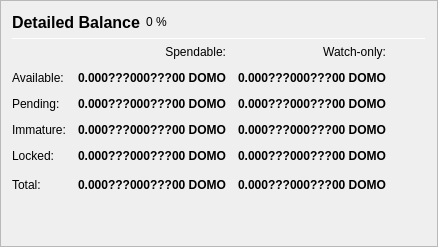
                   <widget class="QFrame" name="frame_Balances">
                    <property name="frameShape">
                     <enum>QFrame::StyledPanel</enum>
                    </property>
                    <property name="frameShadow">
                     <enum>QFrame::Raised</enum>
                    </property>
                    <layout class="QVBoxLayout" name="verticalLayout_4">
                     <item>
                      <layout class="QHBoxLayout" name="horizontalLayout_4">
                       <item>
                        <widget class="QLabel" name="label_5">
                         <property name="minimumSize">
                          <size>
                           <width>0</width>
                           <height>20</height>
                          </size>
                         </property>
                         <property name="font">
                          <font>
                           <pointsize>12</pointsize>
                           <weight>75</weight>
                           <bold>true</bold>
                          </font>
                         </property>
                         <property name="text">
                          <string>Detailed Balance</string>
                         </property>
                        </widget>
                       </item>
                       <item>
                        <widget class="QLabel" name="labelDOMOPercent">
                         <property name="text">
                          <string notr="true">0 %</string>
                         </property>
                        </widget>
                       </item>
                       <item>
                        <spacer name="horizontalSpacer_3">
                         <property name="orientation">
                          <enum>Qt::Horizontal</enum>
                         </property>
                         <property name="sizeHint" stdset="0">
                          <size>
                           <width>40</width>
                           <height>20</height>
                          </size>
                         </property>
                        </spacer>
                       </item>
                      </layout>
                     </item>
                     <item>
                      <widget class="Line" name="line_Balance">
                       <property name="minimumSize">
                        <size>
                         <width>0</width>
                         <height>1</height>
                        </size>
                       </property>
                       <property name="maximumSize">
                        <size>
                         <width>16777215</width>
                         <height>1</height>
                        </size>
                       </property>
                       <property name="orientation">
                        <enum>Qt::Horizontal</enum>
                       </property>
                      </widget>
                     </item>
                     <item>
                      <layout class="QGridLayout" name="gridLayout">
                       <property name="spacing">
                        <number>12</number>
                       </property>
                       <item row="0" column="1">
                        <widget class="QLabel" name="labelSpendable">
                         <property name="text">
                          <string>Spendable:</string>
                         </property>
                         <property name="alignment">
                          <set>Qt::AlignRight|Qt::AlignTrailing|Qt::AlignVCenter</set>
                         </property>
                        </widget>
                       </item>
                       <item row="0" column="2">
                        <widget class="QLabel" name="labelWatchonly">
                         <property name="text">
                          <string>Watch-only:</string>
                         </property>
                         <property name="alignment">
                          <set>Qt::AlignRight|Qt::AlignTrailing|Qt::AlignVCenter</set>
                         </property>
                        </widget>
                       </item>
                       <item row="1" column="0">
                        <widget class="QLabel" name="labelBalanceText">
                         <property name="text">
                          <string>Available:</string>
                         </property>
                        </widget>
                       </item>
                       <item row="1" column="1">
                        <widget class="QLabel" name="labelBalance">
                         <property name="font">
                          <font>
                           <weight>75</weight>
                           <bold>true</bold>
                          </font>
                         </property>
                         <property name="cursor">
                          <cursorShape>IBeamCursor</cursorShape>
                         </property>
                         <property name="toolTip">
                          <string>Your current spendable balance</string>
                         </property>
                         <property name="text">
                          <string notr="true">0.000???000???00 DOMO</string>
                         </property>
                         <property name="alignment">
                          <set>Qt::AlignRight|Qt::AlignTrailing|Qt::AlignVCenter</set>
                         </property>
                         <property name="textInteractionFlags">
                          <set>Qt::LinksAccessibleByMouse|Qt::TextSelectableByKeyboard|Qt::TextSelectableByMouse</set>
                         </property>
                        </widget>
                       </item>
                       <item row="1" column="2">
                        <widget class="QLabel" name="labelWatchAvailable">
                         <property name="font">
                          <font>
                           <weight>75</weight>
                           <bold>true</bold>
                          </font>
                         </property>
                         <property name="cursor">
                          <cursorShape>IBeamCursor</cursorShape>
                         </property>
                         <property name="toolTip">
                          <string>Your current balance in watch-only addresses</string>
                         </property>
                         <property name="text">
                          <string notr="true">0.000???000???00 DOMO</string>
                         </property>
                         <property name="alignment">
                          <set>Qt::AlignRight|Qt::AlignTrailing|Qt::AlignVCenter</set>
                         </property>
                         <property name="textInteractionFlags">
                          <set>Qt::LinksAccessibleByMouse|Qt::TextSelectableByKeyboard|Qt::TextSelectableByMouse</set>
                         </property>
                        </widget>
                       </item>
                       <item row="2" column="0">
                        <widget class="QLabel" name="labelPendingText">
                         <property name="text">
                          <string>Pending:</string>
                         </property>
                        </widget>
                       </item>
                       <item row="2" column="1">
                        <widget class="QLabel" name="labelUnconfirmed">
                         <property name="font">
                          <font>
                           <weight>75</weight>
                           <bold>true</bold>
                          </font>
                         </property>
                         <property name="cursor">
                          <cursorShape>IBeamCursor</cursorShape>
                         </property>
                         <property name="toolTip">
                          <string>Total of transactions that have yet to be confirmed, and do not yet count toward the spendable balance</string>
                         </property>
                         <property name="text">
                          <string notr="true">0.000???000???00 DOMO</string>
                         </property>
                         <property name="alignment">
                          <set>Qt::AlignRight|Qt::AlignTrailing|Qt::AlignVCenter</set>
                         </property>
                         <property name="textInteractionFlags">
                          <set>Qt::LinksAccessibleByMouse|Qt::TextSelectableByKeyboard|Qt::TextSelectableByMouse</set>
                         </property>
                        </widget>
                       </item>
                       <item row="2" column="2">
                        <widget class="QLabel" name="labelWatchPending">
                         <property name="font">
                          <font>
                           <weight>75</weight>
                           <bold>true</bold>
                          </font>
                         </property>
                         <property name="cursor">
                          <cursorShape>IBeamCursor</cursorShape>
                         </property>
                         <property name="toolTip">
                          <string>Unconfirmed transactions to watch-only addresses</string>
                         </property>
                         <property name="text">
                          <string notr="true">0.000???000???00 DOMO</string>
                         </property>
                         <property name="alignment">
                          <set>Qt::AlignRight|Qt::AlignTrailing|Qt::AlignVCenter</set>
                         </property>
                         <property name="textInteractionFlags">
                          <set>Qt::LinksAccessibleByMouse|Qt::TextSelectableByKeyboard|Qt::TextSelectableByMouse</set>
                         </property>
                        </widget>
                       </item>
                       <item row="3" column="0">
                        <widget class="QLabel" name="labelImmatureText">
                         <property name="text">
                          <string>Immature:</string>
                         </property>
                        </widget>
                       </item>
                       <item row="3" column="1">
                        <widget class="QLabel" name="labelImmature">
                         <property name="font">
                          <font>
                           <weight>75</weight>
                           <bold>true</bold>
                          </font>
                         </property>
                         <property name="cursor">
                          <cursorShape>IBeamCursor</cursorShape>
                         </property>
                         <property name="toolTip">
                          <string>Staked or masternode rewards that has not yet matured</string>
                         </property>
                         <property name="text">
                          <string notr="true">0.000???000???00 DOMO</string>
                         </property>
                         <property name="alignment">
                          <set>Qt::AlignRight|Qt::AlignTrailing|Qt::AlignVCenter</set>
                         </property>
                         <property name="textInteractionFlags">
                          <set>Qt::LinksAccessibleByMouse|Qt::TextSelectableByKeyboard|Qt::TextSelectableByMouse</set>
                         </property>
                        </widget>
                       </item>
                       <item row="3" column="2">
                        <widget class="QLabel" name="labelWatchImmature">
                         <property name="font">
                          <font>
                           <weight>75</weight>
                           <bold>true</bold>
                          </font>
                         </property>
                         <property name="cursor">
                          <cursorShape>IBeamCursor</cursorShape>
                         </property>
                         <property name="toolTip">
                          <string>Staked or masternode rewards in watch-only addresses that has not yet matured</string>
                         </property>
                         <property name="text">
                          <string notr="true">0.000???000???00 DOMO</string>
                         </property>
                         <property name="alignment">
                          <set>Qt::AlignRight|Qt::AlignTrailing|Qt::AlignVCenter</set>
                         </property>
                         <property name="textInteractionFlags">
                          <set>Qt::LinksAccessibleByMouse|Qt::TextSelectableByKeyboard|Qt::TextSelectableByMouse</set>
                         </property>
                        </widget>
                       </item>
                       <item row="4" column="0">
                        <widget class="QLabel" name="labelLockedBalanceText">
                         <property name="toolTip">
                          <string>Locked DOMO or Masternode collaterals. These are excluded from zDOMO minting.</string>
                         </property>
                         <property name="text">
                          <string>Locked:</string>
                         </property>
                        </widget>
                       </item>
                       <item row="4" column="1">
                        <widget class="QLabel" name="labelLockedBalance">
                         <property name="font">
                          <font>
                           <weight>75</weight>
                           <bold>true</bold>
                          </font>
                         </property>
                         <property name="cursor">
                          <cursorShape>IBeamCursor</cursorShape>
                         </property>
                         <property name="toolTip">
                          <string>Locked DOMO or Masternode collaterals. These are excluded from zDOMO minting.</string>
                         </property>
                         <property name="text">
                          <string notr="true">0.000???000???00 DOMO</string>
                         </property>
                         <property name="alignment">
                          <set>Qt::AlignRight|Qt::AlignTrailing|Qt::AlignVCenter</set>
                         </property>
                         <property name="textInteractionFlags">
                          <set>Qt::LinksAccessibleByMouse|Qt::TextSelectableByKeyboard|Qt::TextSelectableByMouse</set>
                         </property>
                        </widget>
                       </item>
                       <item row="4" column="2">
                        <widget class="QLabel" name="labelWatchLocked">
                         <property name="font">
                          <font>
                           <weight>75</weight>
                           <bold>true</bold>
                          </font>
                         </property>
                         <property name="cursor">
                          <cursorShape>IBeamCursor</cursorShape>
                         </property>
                         <property name="toolTip">
                          <string>Current locked balance in watch-only addresses</string>
                         </property>
                         <property name="text">
                          <string notr="true">0.000???000???00 DOMO</string>
                         </property>
                         <property name="alignment">
                          <set>Qt::AlignRight|Qt::AlignTrailing|Qt::AlignVCenter</set>
                         </property>
                         <property name="textInteractionFlags">
                          <set>Qt::LinksAccessibleByMouse|Qt::TextSelectableByKeyboard|Qt::TextSelectableByMouse</set>
                         </property>
                        </widget>
                       </item>
                       <item row="5" column="0">
                        <widget class="QLabel" name="labelTotalText">
                         <property name="toolTip">
                          <string>Your current DOMO balance, unconfirmed and immature transactions included</string>
                         </property>
                         <property name="text">
                          <string>Total:</string>
                         </property>
                        </widget>
                       </item>
                       <item row="5" column="1">
                        <widget class="QLabel" name="labelTotal">
                         <property name="font">
                          <font>
                           <weight>75</weight>
                           <bold>true</bold>
                          </font>
                         </property>
                         <property name="cursor">
                          <cursorShape>IBeamCursor</cursorShape>
                         </property>
                         <property name="toolTip">
                          <string>Your current DOMO balance, unconfirmed and immature transactions included</string>
                         </property>
                         <property name="text">
                          <string notr="true">0.000???000???00 DOMO</string>
                         </property>
                         <property name="alignment">
                          <set>Qt::AlignRight|Qt::AlignTrailing|Qt::AlignVCenter</set>
                         </property>
                         <property name="textInteractionFlags">
                          <set>Qt::LinksAccessibleByMouse|Qt::TextSelectableByKeyboard|Qt::TextSelectableByMouse</set>
                         </property>
                        </widget>
                       </item>
                       <item row="5" column="2">
                        <widget class="QLabel" name="labelWatchTotal">
                         <property name="font">
                          <font>
                           <weight>75</weight>
                           <bold>true</bold>
                          </font>
                         </property>
                         <property name="cursor">
                          <cursorShape>IBeamCursor</cursorShape>
                         </property>
                         <property name="toolTip">
                          <string>Current total balance in watch-only addresses</string>
                         </property>
                         <property name="text">
                          <string notr="true">0.000???000???00 DOMO</string>
                         </property>
                         <property name="alignment">
                          <set>Qt::AlignRight|Qt::AlignTrailing|Qt::AlignVCenter</set>
                         </property>
                         <property name="textInteractionFlags">
                          <set>Qt::LinksAccessibleByMouse|Qt::TextSelectableByKeyboard|Qt::TextSelectableByMouse</set>
                         </property>
                        </widget>
                       </item>
                       <item row="5" column="3">
                        <spacer name="horizontalSpacer_9">
                         <property name="orientation">
                          <enum>Qt::Horizontal</enum>
                         </property>
                         <property name="sizeHint" stdset="0">
                          <size>
                           <width>40</width>
                           <height>20</height>
                          </size>
                         </property>
                        </spacer>
                       </item>
                      </layout>
                     </item>
                     <item>
                      <spacer name="verticalSpacer_3">
                       <property name="orientation">
                        <enum>Qt::Vertical</enum>
                       </property>
                       <property name="sizeHint" stdset="0">
                        <size>
                         <width>20</width>
                         <height>40</height>
                        </size>
                       </property>
                      </spacer>
                     </item>
                    </layout>
                   </widget>
